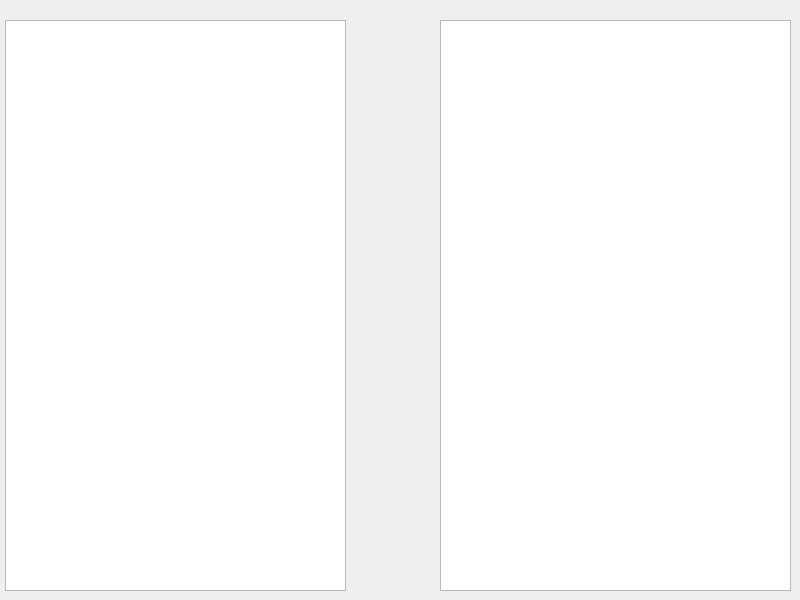
<?xml version="1.0" encoding="UTF-8"?>
<ui version="4.0">
 <class>Dialog</class>
 <widget class="QDialog" name="Dialog">
  <property name="geometry">
   <rect>
    <x>0</x>
    <y>0</y>
    <width>800</width>
    <height>600</height>
   </rect>
  </property>
  <property name="windowTitle">
   <string>Dialog</string>
  </property>
  <widget class="QTreeView" name="treeView">
   <property name="geometry">
    <rect>
     <x>5</x>
     <y>20</y>
     <width>341</width>
     <height>571</height>
    </rect>
   </property>
  </widget>
  <widget class="QListView" name="listView">
   <property name="geometry">
    <rect>
     <x>440</x>
     <y>20</y>
     <width>351</width>
     <height>571</height>
    </rect>
   </property>
  </widget>
 </widget>
 <resources/>
 <connections/>
</ui>
